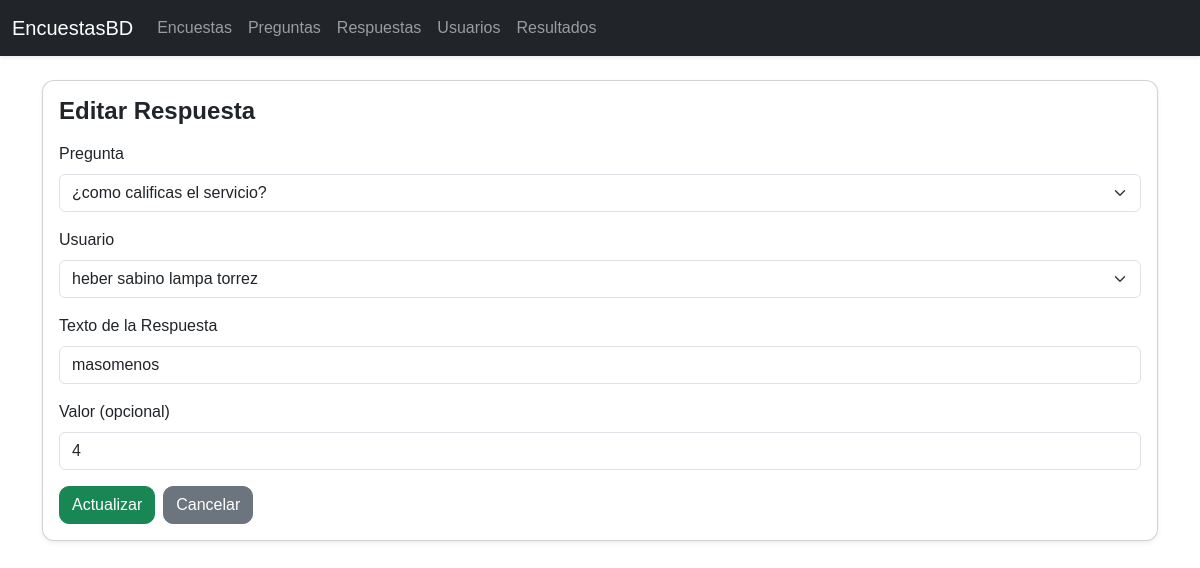
The app's page /respuestas/edit/2 with its own data.
### tables this page shows
CREATE TABLE respuestas (
    id INTEGER PRIMARY KEY AUTOINCREMENT,
    id_pregunta INTEGER NOT NULL,
    id_usuario INTEGER NOT NULL,
    respuesta_texto TEXT,
    valor INTEGER,
    FOREIGN KEY(id_pregunta) REFERENCES preguntas(id),
    FOREIGN KEY(id_usuario) REFERENCES usuarios(id)
);

CREATE TABLE preguntas (
    id INTEGER PRIMARY KEY AUTOINCREMENT,
    id_encuesta INTEGER NOT NULL,
    texto_pregunta TEXT NOT NULL,
    tipo TEXT NOT NULL,
    FOREIGN KEY(id_encuesta) REFERENCES encuestas(id)
);

CREATE TABLE usuarios (
    id INTEGER PRIMARY KEY AUTOINCREMENT,
    nombre TEXT NOT NULL,
    correo TEXT NOT NULL,
    rol TEXT NOT NULL
);

### respuestas/__init__.py (the view, shortened to what this page needs)
@respuestas_bp.route("/edit/<int:id>", methods=["GET", "POST"])
def respuestas_edit(id):
    db = get_db()
    respuesta = db.execute("SELECT * FROM respuestas WHERE id=?", (id,)).fetchone()
    preguntas = db.execute("SELECT * FROM preguntas").fetchall()
    usuarios = db.execute("SELECT * FROM usuarios").fetchall()
    return render_template("respuestas_add.html", respuesta=respuesta, preguntas=preguntas, usuarios=usuarios)

### app.py (called while the page is built)
@app.teardown_appcontext
def teardown_db(exception):
    close_db()

### database.py (called while the page is built)
def get_db():
    db = getattr(g, "_database", None)
    if db is None:
        db = g._database = sqlite3.connect(DATABASE)
        db.row_factory = sqlite3.Row
    return db

### templates/respuestas_add.html (shortened to what this page needs)
{% extends "base.html" %}
{% if respuesta %}{% set page_title = "Editar Respuesta" %}{% else %}{% set page_title = "Agregar Respuesta" %}{% endif %}
{% block content %}
<div class="card shadow-sm">
  <div class="card-body">
    <h1 class="h4 mb-3">{{ page_title }}</h1>
    <form method="POST">
      <div class="mb-3">
        <label for="id_pregunta" class="form-label">Pregunta</label>
        <select class="form-select" id="id_pregunta" name="id_pregunta" required>
          {% for p in preguntas %}
          <option value="{{ p.id }}" {% if respuesta and respuesta.id_pregunta == p.id %}selected{% endif %}>{{ p.texto_pregunta }}</option>
          {% endfor %}
        </select>
      </div>
      <div class="mb-3">
        <label for="id_usuario" class="form-label">Usuario</label>
        <select class="form-select" id="id_usuario" name="id_usuario" required>
          {% for u in usuarios %}
          <option value="{{ u.id }}" {% if respuesta and respuesta.id_usuario == u.id %}selected{% endif %}>{{ u.nombre }}</option>
          {% endfor %}
        </select>
      </div>
      <div class="mb-3">
        <label for="respuesta_texto" class="form-label">Texto de la Respuesta</label>
        <input type="text" class="form-control" id="respuesta_texto" name="respuesta_texto"
               value="{{ respuesta.respuesta_texto if respuesta else '' }}" required>
      </div>
      <div class="mb-3">
        <label for="valor" class="form-label">Valor (opcional)</label>
        <input type="number" class="form-control" id="valor" name="valor"
               value="{{ respuesta.valor if respuesta else '' }}" placeholder="Ej.: 1 a 5">
      </div>
      <div class="d-flex gap-2">
        <button type="submit" class="btn btn-success">{{ "Actualizar" if respuesta else "Guardar" }}</button>
        <a href="{{ url_for('respuestas.respuestas_index') }}" class="btn btn-secondary">Cancelar</a>
      </div>
    </form>
  </div>
</div>
{% endblock %}

### static/styles.css (style rules this page uses)
body { background-image: url("https://wallpapers.com/images/hd/darling-in-the-franxx-lovely-couple-o31g3xt2x8baqsm1.jpg"); background-size: cover; background-position: center; background-attachment: fixed; background-repeat: no-repeat; font-family: Arial, sans-serif; }
.container h1 { font-weight: bold; }
.card { border-radius: 12px; }
.btn { border-radius: 10px; }

### records on screen
respuestas: id_pregunta "¿como calificas el servicio?", id_usuario "heber sabino lampa torrez", respuesta_texto "masomenos", valor "4"

### other values on screen
{{ page_title }} "Editar Respuesta"
{{ "Actualizar" if respuesta else "Guardar" }} "Actualizar"
